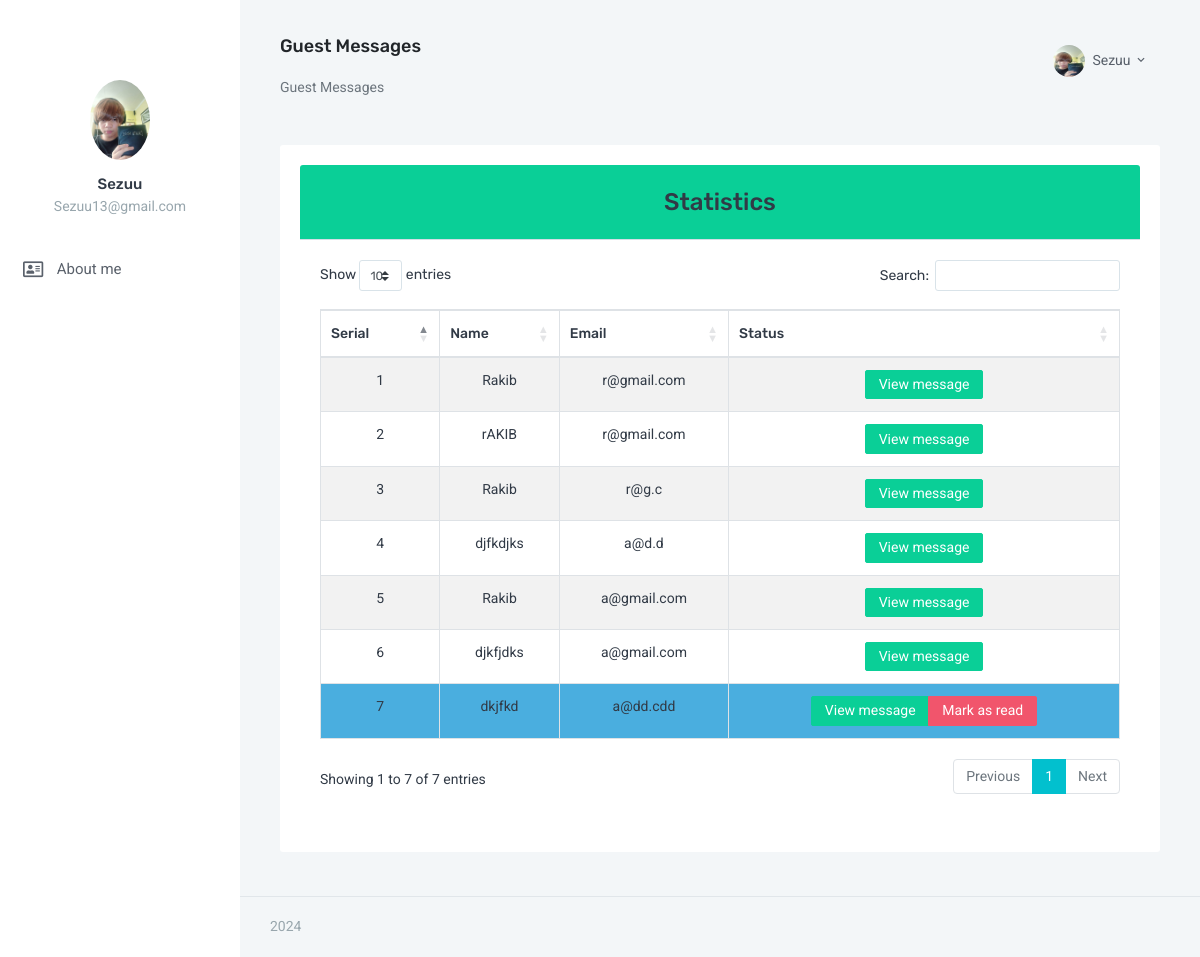
/admin/all_guest_message.php (signed in), run on the app's committed database.
### tables this page shows
CREATE TABLE `users` (
  `id` int(3) NOT NULL,
  `fname` varchar(100) NOT NULL,
  `email` varchar(100) NOT NULL,
  `password` varchar(255) NOT NULL,
  `status` int(1) NOT NULL DEFAULT 1,
  `photo` varchar(100) NOT NULL DEFAULT 'default.png'
);

CREATE TABLE `guest_messages` (
  `id` int(11) NOT NULL,
  `name` varchar(100) NOT NULL,
  `email` varchar(80) NOT NULL,
  `message` text NOT NULL,
  `status` int(11) NOT NULL DEFAULT 1
);

### admin/all_guest_message.php (the view, shortened to what this page needs)
<?php
$title = "Guest Messages";
require_once "header.php";
require_once "db.php";
$result = $dbcon -> query('SELECT * FROM guest_messages');
?>
<div class="card text-dark mb-3">
		<div class="card-header bg-success text-center"><h3>Statistics</h3></div>
		  <div class="card-body">
						<table id="example" class="table table-bordered table-striped text-center mx-auto" >
							<thead>
								<tr>
									<th>Serial</th>
									<th>Name</th>
									<th>Email</th>
									<th>Status</th>
								</tr>
							</thead>
							<tbody>
							<?php
							$serial = 1;
							foreach($result as $row){ ?>
								<tr class="<?=$row['status']==1?'bg-info':''?>">
									<td><?=$serial++?></td>
									<td><?=$row['name']?></td>
									<td><?=$row['email']?></td>
									<td>
										<div class="btn-group">
											<a class="btn btn-sm btn-success" href="view.php?id=<?=base64_encode($row['id'])?>">View message</a>
											<?php if($row['status']==1){ ?>
											<a class="btn btn-sm btn-danger" href="mark_as_read.php?id=<?=base64_encode($row['id'])?>">Mark as read</a>
										<?php } ?>
										</div>
									</td>
								</tr>
							<?php } ?>
							</tbody>
						</table>
					</div>
				</div>
<?php
    require_once "footer.php";
?>

### admin/header.php (shortened to what this page needs)
<?php require_once "db.php"; ?>
<!doctype html>
<html lang="en">
<head>
        <link rel="stylesheet" href="https://cdnjs.cloudflare.com/ajax/libs/twitter-bootstrap/4.1.3/css/bootstrap.css">
        <link rel="stylesheet" href="https://cdn.datatables.net/1.10.20/css/dataTables.bootstrap4.min.css">
        <link href="assets/css/bootstrap.min.css" rel="stylesheet" type="text/css" />
        <link href="assets/css/icons.css" rel="stylesheet" type="text/css" />
        <link rel="stylesheet" href="../front_end_assets/css/fontawesome-all.min.css">
        <link href="assets/css/metismenu.min.css" rel="stylesheet" type="text/css" />
        <link href="assets/css/style.css" rel="stylesheet" type="text/css" />
    </head>
    <body>
        <div id="wrapper">
            <div class="left side-menu">
                <div class="slimscroll-menu" id="remove-scroll">
                    <div class="user-box">
                        <div class="user-img">
                <?php
                    $email_for_photo = $_SESSION['user_email'];
                    $query_for_photo = $dbcon->query( "SELECT photo FROM users WHERE email='$email_for_photo'");
                    $photo_from_db   = $query_for_photo -> fetch_assoc();
                 ?>
                            <img src="image/users/<?=$photo_from_db['photo']?>" alt="user-img" title="Mat Helme" class="rounded-circle img-fluid">
                        </div>
                        <h5><a href="#"><?= $_SESSION['user_name']?></a> </h5>
                        <p class="text-muted"><?=$_SESSION['user_email']?></p>
                    </div>
                    <div id="sidebar-menu">
                        <ul class="metismenu" id="side-menu">
                            <li>
                                <a href="javascript: void(0);"><i class="far fa-address-card"></i>  <span> About me </span></a>
                            </li>
                    </div>
                </div>
            </div>
            <div class="content-page">
                <div class="topbar">
                    <nav class="navbar-custom">
                        <ul class="list-unstyled topbar-right-menu float-right mb-0">
                            <li class="dropdown notification-list">
                                <a class="nav-link dropdown-toggle nav-user" data-toggle="dropdown" href="#" role="button"
                                   aria-haspopup="false" aria-expanded="false">
                                    <img src="image/users/<?=$photo_from_db['photo']?>" alt="user" class="rounded-circle"> <span class="ml-1"><?=$_SESSION['user_name']?> <i class="mdi mdi-chevron-down"></i> </span>
                                </a>
                            </li>
                        </ul>
                        <ul class="list-inline menu-left mb-0">
                            <li>
                                <h4 class="page-title-main"><?=$title?></h4>
                                <ol class="breadcrumb">
                                    <li class="breadcrumb-item active"><?=$title?></li>
                                </ol>
                            </li>
                        </ul>
                    </nav>
                </div>
                <div class="content">
                    <div class="container-fluid">
                        <div class="row">
                            <div class="col-12">
                                <div class="card-box">

### data on the page
users: photo (picture)
guest_messages: name "Rakib", email "r@gmail.com"
guest_messages: name "rAKIB", email "r@gmail.com"
guest_messages: name "Rakib", email "r@g.c"
guest_messages: name "djfkdjks", email "a@d.d"
guest_messages: name "Rakib", email "a@gmail.com"
guest_messages: name "djkfjdks", email "a@gmail.com"
guest_messages: name "dkjfkd", email "a@dd.cdd"

### other printed values
$_SESSION['user_name'] "Sezuu"
$_SESSION['user_email'] "Sezuu13@gmail.com"
$title "Guest Messages"
